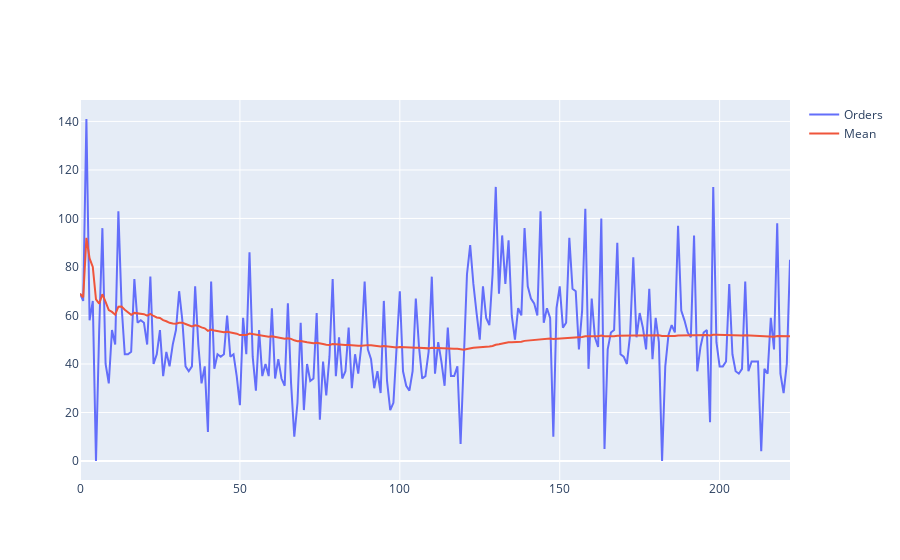

Write notebook code for a chart like this one.
### Code cell
dayly_total_orders = [sum(row[1:]) for indx, row in df_dayly_orders.iterrows()]
n_dates = [i for i in range(len(dayly_total_orders))]
mean = [sum(dayly_total_orders[:i+1]) / (i +1) for i in range(len(n_dates))]

fig = go.Figure()
fig.add_trace(go.Scatter(x=n_dates, y=dayly_total_orders,
                    name='Orders'))
fig.add_trace(go.Scatter(x=n_dates, y=mean,
                    name='Mean'))
fig

### Figure 1 — Plotly figure (JSON) as saved in the notebook; plotly's stock layout.template omitted (floating-point values rounded to 4 significant figures; data arrays with more than 128 entries replaced by an {"elided": "..."} marker saying what was removed)
{"data": [{"name": "Orders", "type": "scatter", "x": {"elided": "223 int values"}, "y": {"elided": "223 int values"}}, {"name": "Mean", "type": "scatter", "x": {"elided": "223 int values"}, "y": {"elided": "223 float values"}}], "layout": {}}
